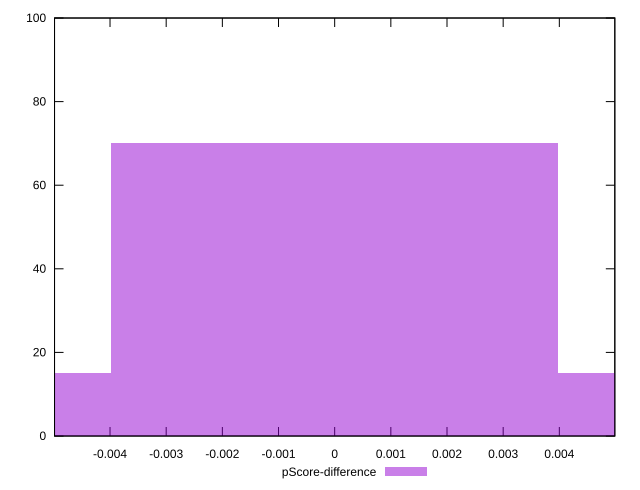

Recreate this plot in gnuplot.
reset

$pScoreDifference <<EOF
0 70
-0.007966983288976933 15
0.007966983288976933 15
EOF

set key outside below
set boxwidth 0.007966983288976933
set xrange [-0.004987924245587694:0.004987935838805857]
set yrange [0:100]
set trange [0:100]
set style fill transparent solid 0.5 noborder
set terminal svg size 640, 490 enhanced background rgb 'white'
set output "report_00018_2021-02-10T15-25-16.877Z/mainthread-work-breakdown/samples/pages+cached/pScore-difference/histogram.svg"

plot $pScoreDifference title "pScore-difference" with boxes

reset
